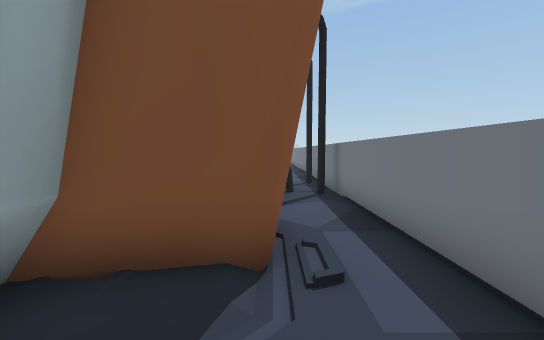
[1] (above)

22 first-person views from a walk through a 3-D level made in the Unity game engine. The camera is 1.3 m above the floor, tilts 4° down and sees 90° across. The floor is counted in squares, 1 m on a side. Each view is taken from the middle of a square. On the plan, view 1 faces up. The plan holds only what a view shows up to about 13 squares ahead; the rest is blank. The place goes on beyond the plan.

[2]
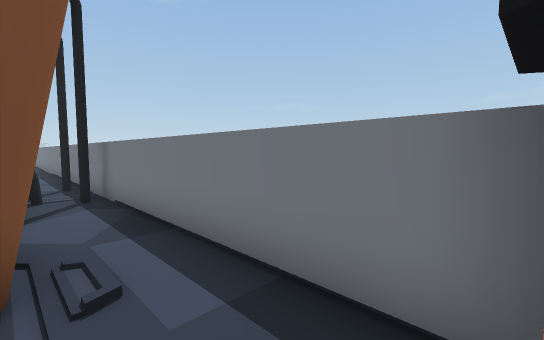

[3]
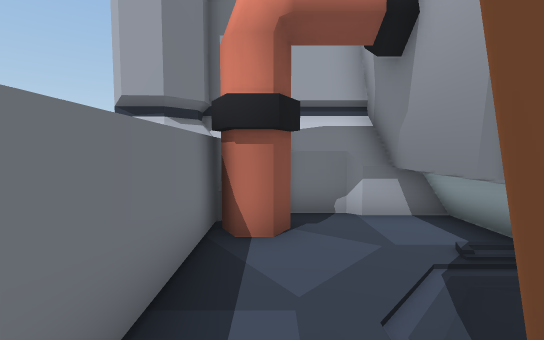

[4]
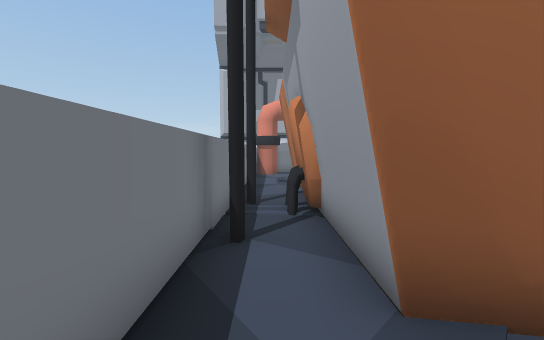

[5]
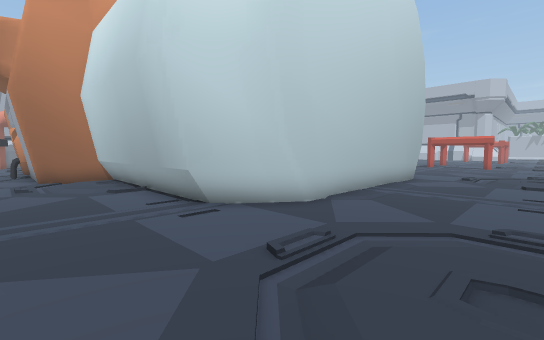

[6]
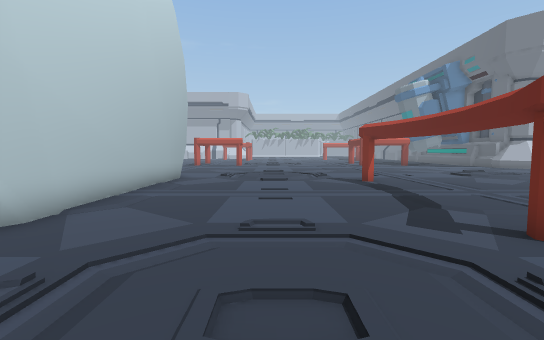

[7]
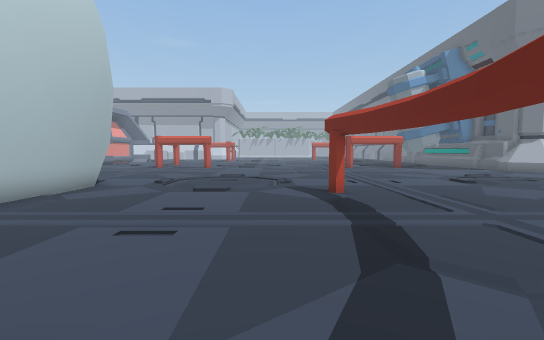

[8]
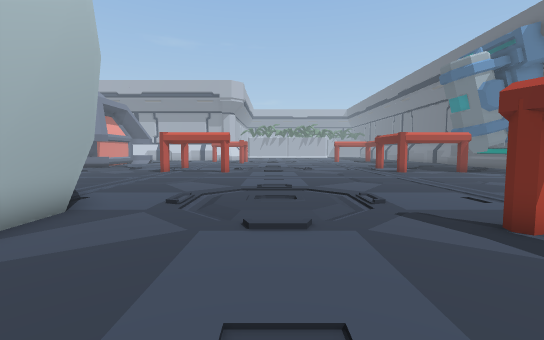

[9]
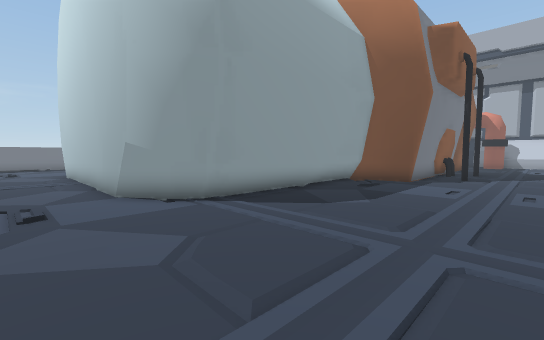

[10]
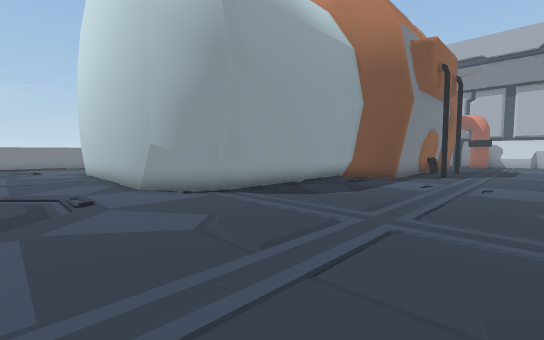

[11]
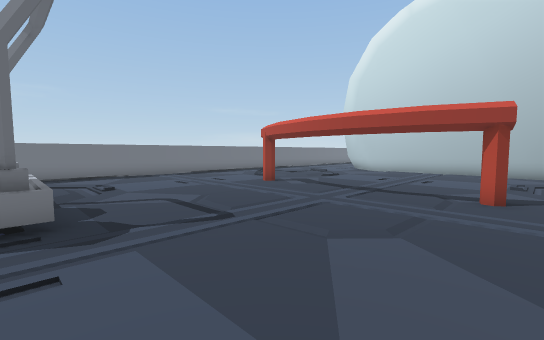

[12]
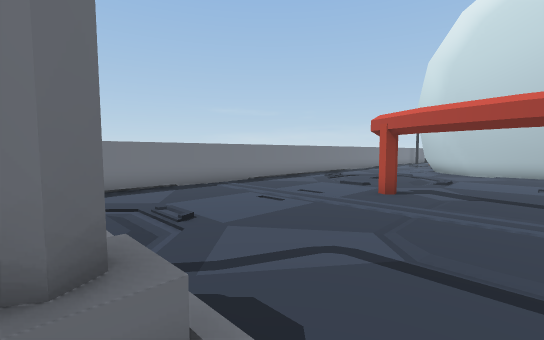

[13]
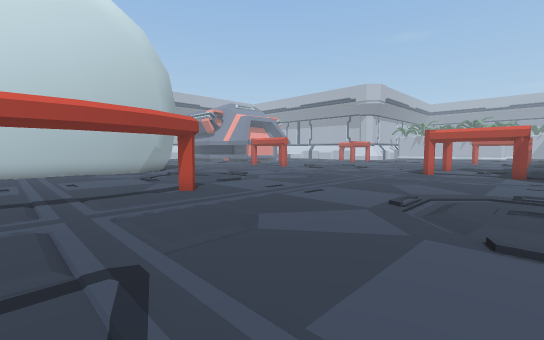

[14]
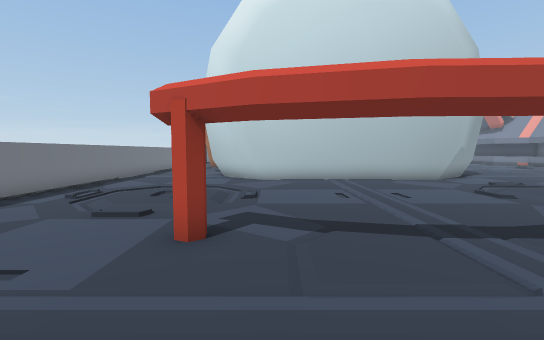

[15]
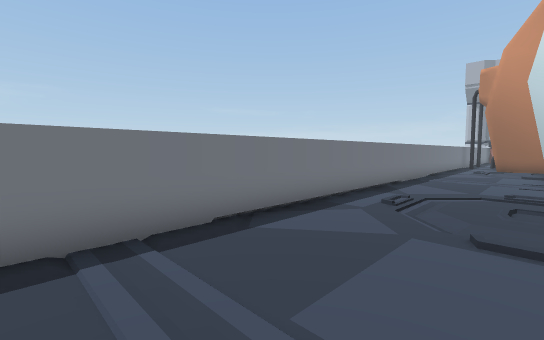

[16]
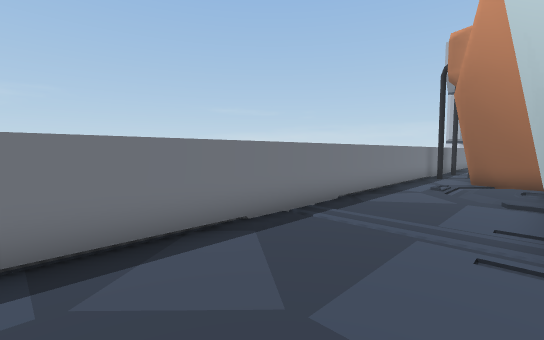

[17]
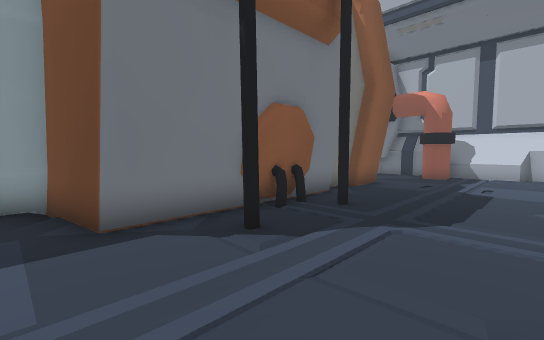

[18]
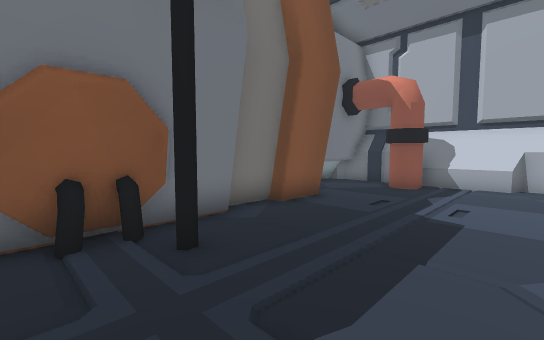

[19]
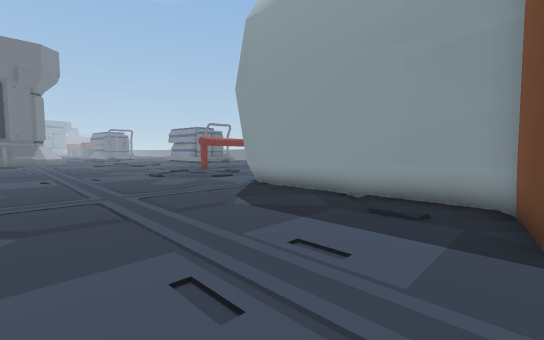

[20]
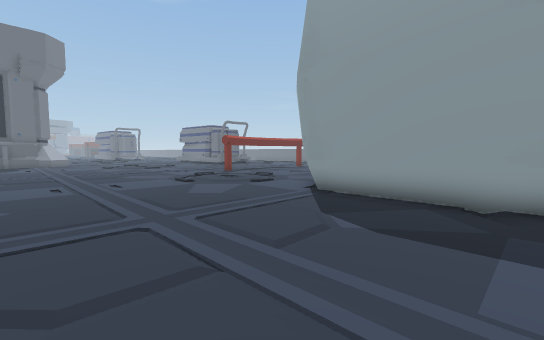

[21]
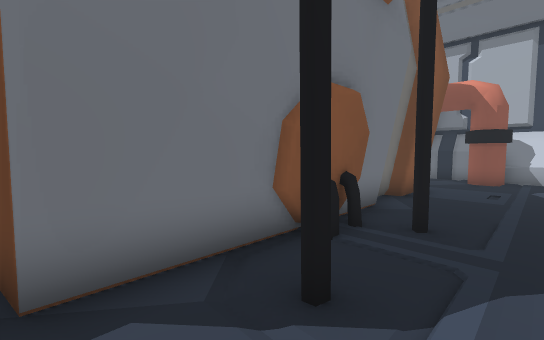

[22]
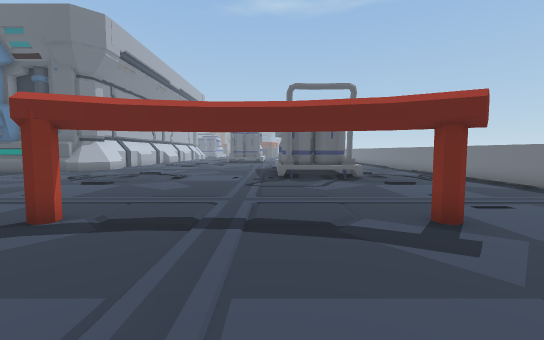

### Floor plan
Points are (right, up) in squares from view 1. A wall is a line through its corners. A room is listed if a view was taken in it or the views show most of it. See-through windows are left out.
Room 1 (views 1, 2, 3)
walls: (0.3, 4.7) (0.3, 3.1) (-2.5, 2.4); (-1.9, 2.6) (-1.9, 1.9); (-1.4, 1.1) (-1.4, -1.9) (0.6, -1.9); (0.7, -0.6) (1, 0) (1.6, 0); (2, -1.2) (2, 9.5); (-1.5, -1.6) (0.6, -1.6); (-2.3, -1.4) (-0.8, -1.4) (-0.5, -1.7); (0.3, 9.5) (0.3, 8); (0.5, 10.2) (0.5, 8)
low walls: (-2.1, 2.6) (-2.1, 2); (-1.9, 0.5) (-1.9, -1.5); (-2.1, 0.5) (-2.1, -1.4); (-2.3, 0.2) (-2.3, -1.4)
ways out: opening at (1, 9)
Room 2 (views 4, 5, 6, 7, 8, 9, 10, 11, 12, 13, 14, 15, 16, 17, 18, 19, 20, 21, 22)
walls: (-13.6, 22.8) (-3.5, 22.8); (-15.1, 21.4) (-13.2, 23); (-3.9, 23) (-2.1, 21.4); (-1.9, 21.1) (-1.9, 13.4); (-15.2, 13.2) (-15.2, 21.1); (-17.2, 13) (-14.6, 13.4); (-5.9, 38.8) (-6.4, 38.8); (-3, 38.8) (-3.6, 38.8); (-2.5, 13.4) (0.1, 13); (2, 13.5) (2, 38.6); (-17.6, 8) (-17.6, 10.2) (-17.3, 10.3); (-17.4, 6.4) (-17.4, 12.9); (-17, 4.8) (-17, 6.2); (-17.4, 3) (-17.4, 4.7); (-19, -0.6) (-18.7, 0) (-18.1, 0) (-17.8, -0.6); (-17.7, -1.6) (-15.2, -1.6); (-17.6, -1.9) (-15.8, -1.9) (-15.8, 0.8); (-21.5, -1.4) (-18.7, -1.4); (-21.6, -1.7) (-21.3, -1.1); (-22.1, -1.6) (-18.6, -1.6); (-22, -1.9) (-18.6, -1.9)
low walls: (-13.5, 22.1) (-13, 22.5); (-14.5, 21.4) (-13.6, 22.1); (-4.3, 22.8) (-2.1, 21.2) (-2.1, 13.4); (-14.6, 15.9) (-14.6, 16.8); (-2.3, 21.4) (-2.3, 19.6); (-2.3, 19.5) (-2.3, 18.6); (-2.3, 18.5) (-2.3, 17.6); (-14.6, 13.4) (-14.6, 14.2); (-2.3, 17.5) (-2.3, 16.6); (-14.8, 13.4) (-14.8, 21.4); (-15.1, 13.2) (-15.1, 21.3) (-12.9, 22.8); (-2.3, 16.5) (-2.3, 15.6); (-6.4, 38.8) (-6.4, 39.1); (-2.3, 15.5) (-2.3, 14.6); (-3.5, 38.5) (-6.7, 38.5) (-6.7, 39.1); (-17.2, 9.6) (-17.2, 13); (-17.2, 6.4) (-17.2, 8.4); (-16.8, 4.9) (-16.8, 6.2); (-17.2, 3) (-17.2, 4.8); (-21.3, -1.1) (-18.7, -1.1)
ways out: opening at (1, 14)
objects: column (-11, 31); column (-4, 31)

Where each view was taken, in squares from view 1:
view 1: 0 up, 0 right, facing up
view 2: 0 up, 0 right, facing up-right
view 3: 4 up, 1 right, facing down
view 4: 15 up, 1 right, facing down
view 5: 27 up, 1 right, facing down-left
view 6: 27 up, 0 right, facing left
view 7: 29 up, 3 left, facing left
view 8: 27 up, 7 left, facing left
view 9: 25 up, 21 left, facing down-right
view 10: 26 up, 22 left, facing down-right
view 11: 39 up, 12 left, facing down-right
view 12: 39 up, 7 left, facing down-right
view 13: 39 up, 7 left, facing down-left
view 14: 35 up, 5 left, facing down
view 15: 34 up, 2 left, facing down-right
view 16: 26 up, 2 left, facing down-right
view 17: 14 up, 22 left, facing down-right
view 18: 10 up, 22 left, facing down-right
view 19: 13 up, 22 left, facing up-right
view 20: 16 up, 22 left, facing up-right
view 21: 13 up, 20 left, facing down-right
view 22: 26 up, 7 left, facing up
